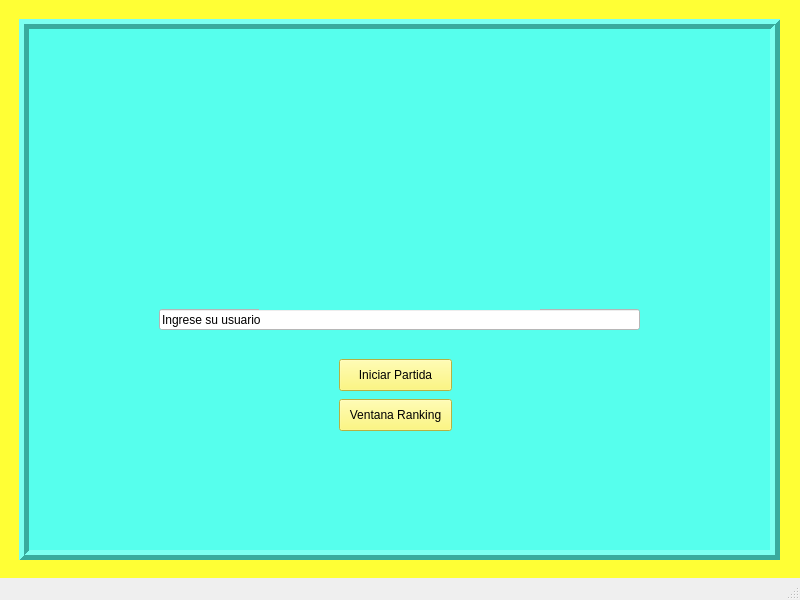
<?xml version="1.0" encoding="UTF-8"?>
<ui version="4.0">
 <class>VentanaInicio</class>
 <widget class="QMainWindow" name="VentanaInicio">
  <property name="geometry">
   <rect>
    <x>0</x>
    <y>0</y>
    <width>800</width>
    <height>600</height>
   </rect>
  </property>
  <property name="windowTitle">
   <string>MainWindow</string>
  </property>
  <widget class="QWidget" name="centralwidget">
   <widget class="QWidget" name="widget" native="true">
    <property name="geometry">
     <rect>
      <x>-1</x>
      <y>-1</y>
      <width>801</width>
      <height>581</height>
     </rect>
    </property>
    <property name="styleSheet">
     <string notr="true">background-color: rgb(255, 255, 53)</string>
    </property>
    <widget class="QFrame" name="frame">
     <property name="geometry">
      <rect>
       <x>20</x>
       <y>20</y>
       <width>761</width>
       <height>541</height>
      </rect>
     </property>
     <property name="styleSheet">
      <string notr="true">background-color: rgb(86, 255, 237)</string>
     </property>
     <property name="frameShape">
      <enum>QFrame::Box</enum>
     </property>
     <property name="frameShadow">
      <enum>QFrame::Raised</enum>
     </property>
     <property name="lineWidth">
      <number>5</number>
     </property>
     <widget class="QPushButton" name="boton_iniciar_partida">
      <property name="geometry">
       <rect>
        <x>320</x>
        <y>340</y>
        <width>113</width>
        <height>32</height>
       </rect>
      </property>
      <property name="styleSheet">
       <string notr="true">background-color: rgb(255, 248, 91)</string>
      </property>
      <property name="text">
       <string>Iniciar Partida</string>
      </property>
     </widget>
     <widget class="QPushButton" name="boton_ventana_ranking">
      <property name="geometry">
       <rect>
        <x>320</x>
        <y>380</y>
        <width>113</width>
        <height>32</height>
       </rect>
      </property>
      <property name="styleSheet">
       <string notr="true">background-color: rgb(255, 248, 91)</string>
      </property>
      <property name="text">
       <string>Ventana Ranking</string>
      </property>
     </widget>
     <widget class="QLineEdit" name="linea_texto_usuario">
      <property name="geometry">
       <rect>
        <x>140</x>
        <y>290</y>
        <width>481</width>
        <height>21</height>
       </rect>
      </property>
      <property name="styleSheet">
       <string notr="true">background-color: rgb(255, 255, 255)</string>
      </property>
      <property name="text">
       <string>Ingrese su usuario</string>
      </property>
     </widget>
     <widget class="QLabel" name="label">
      <property name="geometry">
       <rect>
        <x>240</x>
        <y>50</y>
        <width>281</width>
        <height>241</height>
       </rect>
      </property>
      <property name="text">
       <string/>
      </property>
      <property name="pixmap">
       <pixmap>Logo.png</pixmap>
      </property>
      <property name="scaledContents">
       <bool>true</bool>
      </property>
     </widget>
    </widget>
   </widget>
  </widget>
  <widget class="QStatusBar" name="statusbar"/>
 </widget>
 <resources/>
 <connections/>
</ui>
